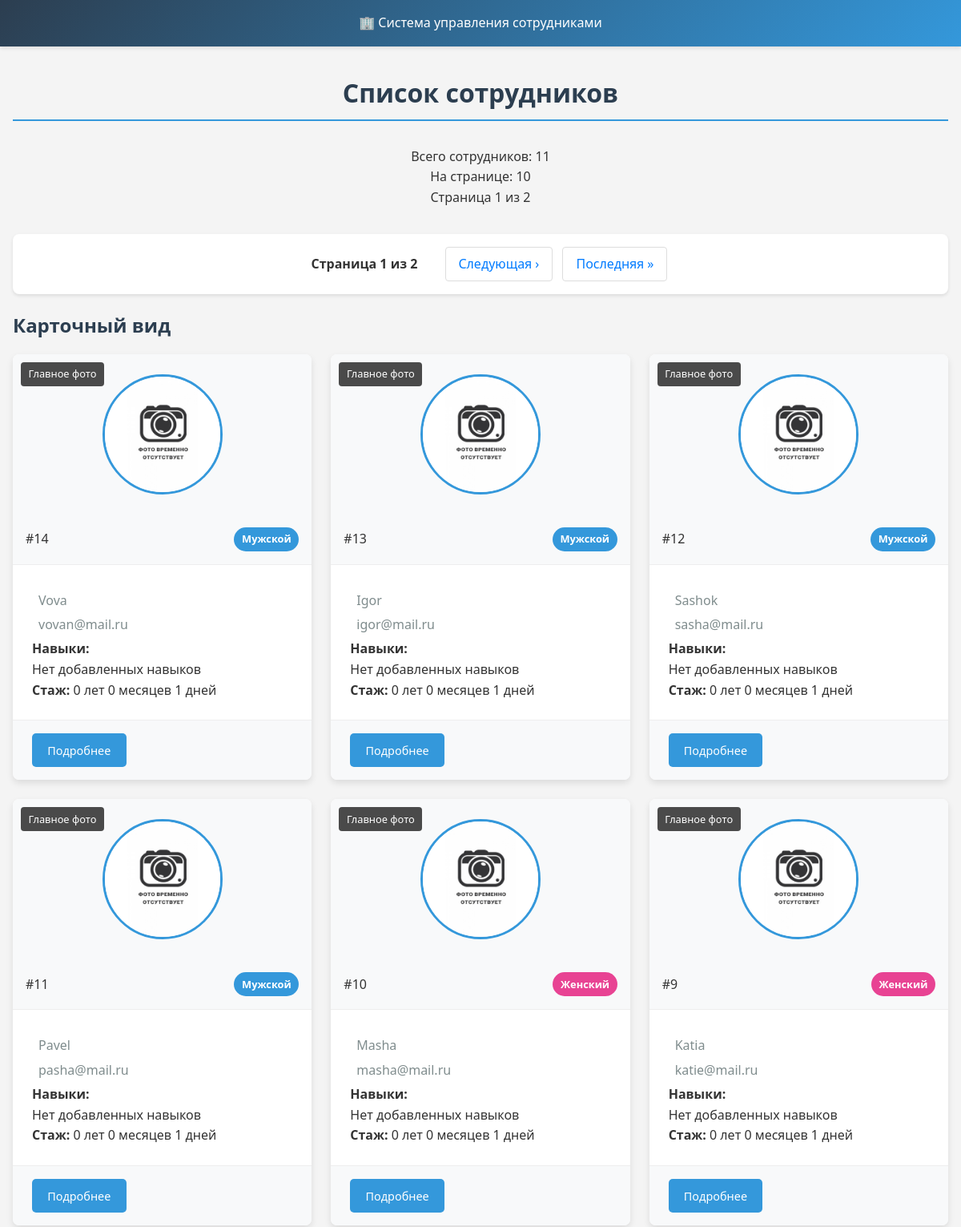
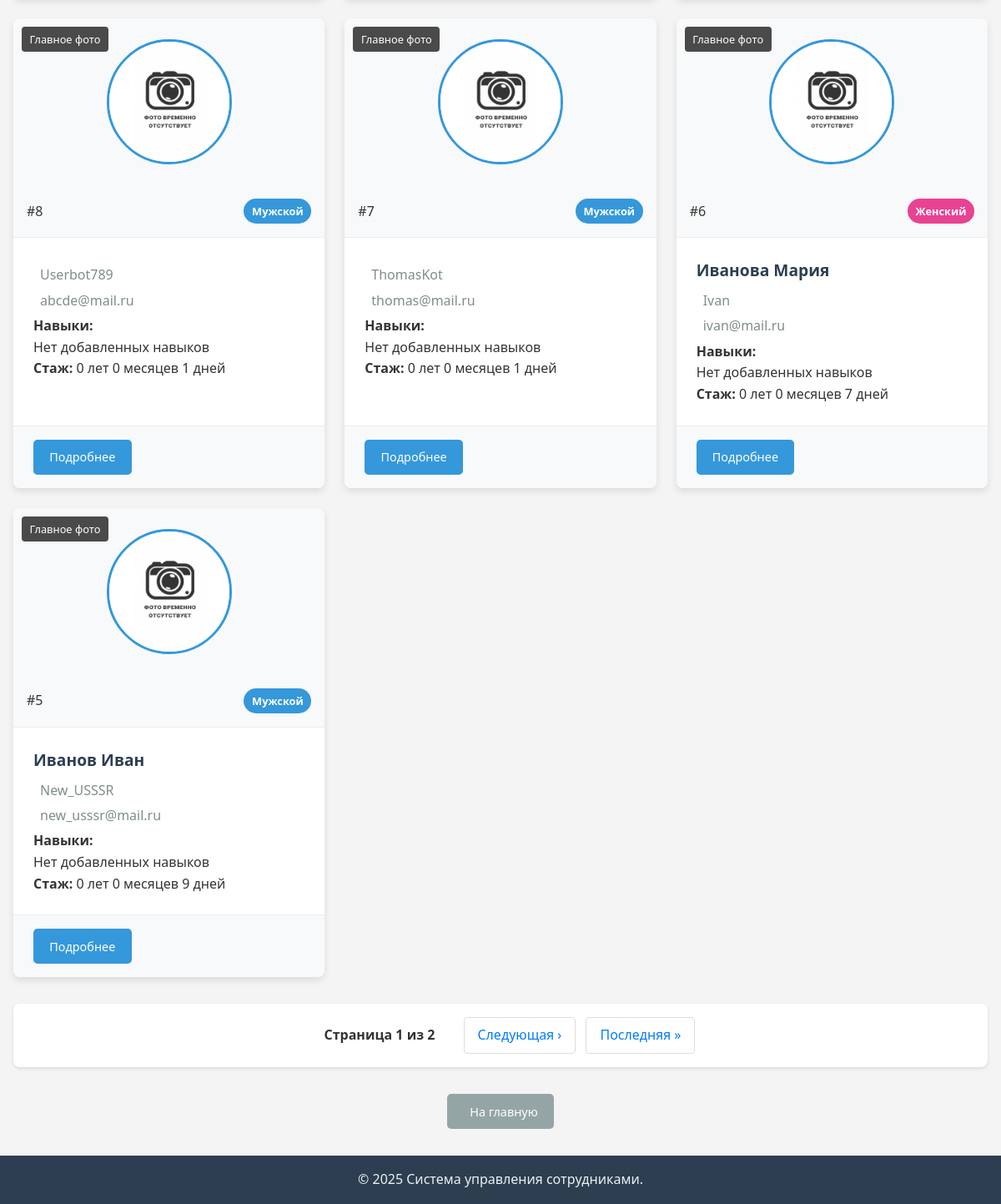
/employees/, run on the app's committed database (2 pictures, top to bottom).
### employees/models.py (models this page shows, shortened)
class Employee(AbstractUser):
    GENDER_CHOICES = [
        ("M", "Мужской"),
        ("F", "Женский"),
    ]
    email = models.EmailField(
        unique=True,
        verbose_name="Email",
        blank=False,
    )
    username = models.CharField(
        max_length=150,
        unique=True,
        verbose_name="Логин",
    )
    middle_name = models.CharField(max_length=100, blank=True, verbose_name="Отчество")
    gender = models.CharField(max_length=1, choices=GENDER_CHOICES, verbose_name="Пол")
    description = models.TextField(blank=True, verbose_name="Описание")
    """
    groups = models.ManyToManyField(
        Group,
        verbose_name="Группы",
        blank=True,
        related_name="employee_groups",  # чтобы избежать конфликтов
        related_query_name="employees",
    )
    """
    class Meta:
        ordering = ('-date_joined',)
        verbose_name = "Сотрудник"
        verbose_name_plural = "Сотрудники"
    @property
    def experience_full(self):
        delta = relativedelta(now().date(), self.date_joined.date())
        if self.is_active:
            return f"{delta.years} лет {delta.months} месяцев {delta.days} дней"
        return "уволен"

### employees/views.py (the view)
# urls.py: path("", EmployeeListViews.as_view(), name="list"),
class EmployeeListViews(ListView):
    model = Employee
    template_name = "employees/employee_list.html"
    context_object_name = "employees"
    paginate_by = 10
    def get_queryset(self):
        return Employee.objects.all().prefetch_related('images', 'skills')
    def get_context_data(self, **kwargs):
        context = super().get_context_data(**kwargs)
        total_count = Employee.objects.count()
        page_employees = context['page_obj'].object_list
        employees_data = []
        for employee in page_employees:
            main_photo = employee.images.filter(is_main=True).first()
            employees_data.append({
                'emp': employee,  # объект сотрудника
                'main_photo': main_photo  # основное фото или None
            })
        context.update({
            'employees_data': employees_data,
            'total_count': total_count,  # Добавляем общее количество
            'current_page_count': len(page_employees)  # Количество на текущей странице
        })
        return context

### templates/employees/employee_list.html (shortened to what this page needs)
{% extends 'base.html' %}
{% load static %}
{% block extra_css %}
    <link rel="stylesheet" href="{% static 'css/employee/employee_list.css' %}">
{% endblock %}
{% block content %}
<div class="employee-list-container">
    <div class="page-header">
        <h1>Список сотрудников</h1>
        <p>Всего сотрудников: {{ total_count }}</p>
        <p>На странице: {{ current_page_count }}</p>
        <p>Страница {{ page_obj.number }} из {{ paginator.num_pages }}</p>
    </div>
    {% if is_paginated %}
    <div class="pagination-top">
        {% include 'employees/pagination.html' %}
    </div>
    {% endif %}
    <div class="cards-section">
        <h2>Карточный вид</h2>
        <div class="employees-grid">
            {% for data in employees_data %}
                {% include 'employees/card_employee.html' %}
            {% empty %}
            <div class="no-employees-card">
                <i class="fas fa-users-slash"></i>
                <p>Список сотрудников пуст</p>
            </div>
            {% endfor %}
        </div>
    </div>
    {% if is_paginated %}
    <div class="pagination-bottom">
        {% include 'employees/pagination.html' %}
    </div>
    {% endif %}
    <div class="navigation-buttons">
        <a href="/" class="btn btn-secondary back-btn">
             На главную
        </a>
    </div>
</div>
{% endblock %}

### templates/employees/card_employee.html (shortened to what this page needs)
{% load static %}
<div class="employee-card">
    <div class="gallery-container">
        {% if data.main_photo %}
        <div class="gallery-item">
            <p class="image-order">Главное фото</p>
            <img src="{{ data.main_photo.image.url }}"
                 alt="Главное фото {{ data.emp.username }}"
                 class="avatar" />
        </div>
        {% else %}
        <div class="gallery-item">
            <p class="image-order">Главное фото</p>
            <img src="{% static 'img/noimage.jpg' %}"
                 alt="Фото отсутствует"
                 class="avatar" />
        </div>
        {% endif %}
    </div>
    <div class="card-header">
        <span class="employee-id">#{{ data.emp.id }}</span>
        <span class="gender-badge {% if data.emp.gender == 'M' %}male{% else %}female{% endif %}">
            {{ data.emp.get_gender_display }}
        </span>
    </div>
    <div class="card-body">
        <h3 class="employee-name">
            {{ data.emp.last_name }} {{ data.emp.first_name }}
        </h3>
        <p class="employee-username">
             {{ data.emp.username }}
        </p>
        {% if data.emp.email %}
        <p class="employee-email">
             {{ data.emp.email }}
        </p>
        {% endif %}
        <div class="employee-skills">
            <p class="skills-title"><strong>Навыки:</strong></p>
            {% if data.emp.skills.all %}
            <ul class="skills-list">
                {% for skill in data.emp.skills.all %}
                <li class="skill-item">
                    <span class="skill-name">{{ skill.get_skill_display }}</span>
                    <span class="skill-level">(уровень {{ skill.level }}/10)</span>
                </li>
                {% endfor %}
            </ul>
            {% else %}
                <p class="no-skills">Нет добавленных навыков</p>
            {% endif %}
        </div>
        <div class="employee-experience">
            <p><strong>Стаж:</strong> {{ data.emp.experience_full }} </p>
        </div>
    </div>
    <div class="card-footer">
        <a href="{% url 'employees:detail' data.emp.id %}" class="btn btn-primary btn-card-details">
             Подробнее
        </a>
    </div>
</div>

### static_dev/css/base.css (style rules this page uses)
* { margin: 0; padding: 0; box-sizing: border-box; }
body { font-family: 'Segoe UI', Tahoma, Geneva, Verdana, sans-serif; line-height: 1.6; color: #333; background-color: #f4f4f4; min-height: 100vh; display: flex; flex-direction: column; }
.btn { display: inline-block; padding: 0.6rem 1.2rem; border: none; border-radius: 5px; text-decoration: none; font-size: 0.9rem; cursor: pointer; transition: all 0.3s ease; text-align: center; }
.btn-primary { background-color: #3498db; color: white; }
.btn-secondary { background-color: #95a5a6; color: white; }
h1, h2, h3 { margin-bottom: 1rem; color: #2c3e50; }
h1 { border-bottom: 2px solid #3498db; padding-bottom: 0.5rem; margin-bottom: 2rem; }

### static_dev/css/employee/employee_list.css (style rules this page uses)
.page-header { text-align: center; margin-bottom: 2rem; }
.gender-badge { padding: 0.3rem 0.6rem; border-radius: 15px; font-size: 0.8rem; font-weight: bold; color: white; display: inline-block; }
.gender-badge.male { background-color: #3498db; }
.gender-badge.female { background-color: #e84393; }
.employees-grid { display: grid; grid-template-columns: repeat(auto-fill, minmax(300px, 1fr)); gap: 1.5rem; margin-bottom: 2rem; }
.employee-card { background: white; border-radius: 8px; overflow: hidden; box-shadow: 0 4px 8px rgba(0, 0, 0, 0.1); transition: transform 0.3s ease; display: flex; flex-direction: column; }
.gallery-container { height: 200px; overflow: hidden; position: relative; background-color: #f8f9fa; display: flex; align-items: center; justify-content: center; }
.gallery-item { width: 100%; height: 100%; display: flex; flex-direction: column; align-items: center; justify-content: center; }
.image-order { position: absolute; top: 10px; left: 10px; background: rgba(0, 0, 0, 0.7); color: white; padding: 0.3rem 0.6rem; border-radius: 4px; font-size: 0.8rem; z-index: 2; }
.employee-card .avatar { width: 150px; height: 150px; object-fit: cover; border-radius: 50%; border: 3px solid #3498db; transition: transform 0.3s ease; }
.card-header { display: flex; justify-content: space-between; align-items: center; padding: 1rem; background-color: #f8f9fa; border-bottom: 1px solid #eee; }
.card-body { padding: 1.5rem; flex-grow: 1; }
.employee-name { font-size: 1.2rem; margin-bottom: 0.5rem; color: #2c3e50; }
.employee-username, .employee-email { color: #7f8c8d; margin-bottom: 0.3rem; display: flex; align-items: center; gap: 0.5rem; }
.card-footer { padding: 1rem 1.5rem; background-color: #f8f9fa; border-top: 1px solid #eee; }
.btn-card-details { composes: btn btn-primary; font-size: 0.9rem; }
.navigation-buttons { text-align: center; margin-top: 2rem; }
.back-btn { composes: btn btn-secondary; display: inline-flex; align-items: center; gap: 0.5rem; }
.pagination-top { margin-bottom: 20px; }
.pagination-bottom { margin-top: 30px; }

### data on the page
Employee: emp.id "14", emp.gender "Мужской", emp.username "Vova", emp.email "vovan@mail.ru", shows "Нет добавленных навыков", emp.experience_full "0 лет 0 месяцев 1 дней"
Employee: emp.id "13", emp.gender "Мужской", emp.username "Igor", emp.email "igor@mail.ru", shows "Нет добавленных навыков", emp.experience_full "0 лет 0 месяцев 1 дней"
Employee: emp.id "12", emp.gender "Мужской", emp.username "Sashok", emp.email "sasha@mail.ru", shows "Нет добавленных навыков", emp.experience_full "0 лет 0 месяцев 1 дней"
Employee: emp.id "11", emp.gender "Мужской", emp.username "Pavel", emp.email "pasha@mail.ru", shows "Нет добавленных навыков", emp.experience_full "0 лет 0 месяцев 1 дней"
Employee: emp.id "10", emp.gender "Женский", emp.username "Masha", emp.email "masha@mail.ru", shows "Нет добавленных навыков", emp.experience_full "0 лет 0 месяцев 1 дней"
Employee: emp.id "9", emp.gender "Женский", emp.username "Katia", emp.email "katie@mail.ru", shows "Нет добавленных навыков", emp.experience_full "0 лет 0 месяцев 1 дней"
Employee: emp.id "8", emp.gender "Мужской", emp.username "Userbot789", emp.email "abcde@mail.ru", shows "Нет добавленных навыков", emp.experience_full "0 лет 0 месяцев 1 дней"
Employee: emp.id "7", emp.gender "Мужской", emp.username "ThomasKot", emp.email "thomas@mail.ru", shows "Нет добавленных навыков", emp.experience_full "0 лет 0 месяцев 1 дней"
Employee: emp.id "6", emp.gender "Женский", emp.last_name "Иванова", emp.first_name "Мария", emp.username "Ivan", emp.email "ivan@mail.ru", shows "Нет добавленных навыков", emp.experience_full "0 лет 0 месяцев 7 дней"
Employee: emp.id "5", emp.gender "Мужской", emp.last_name "Иванов", emp.first_name "Иван", emp.username "New_USSSR", emp.email "new_usssr@mail.ru", shows "Нет добавленных навыков", emp.experience_full "0 лет 0 месяцев 9 дней"

### other printed values
{{ total_count }} "11"
{{ current_page_count }} "10"
{{ page_obj.number }} "1"
{{ paginator.num_pages }} "2"
{{ page_obj.number }} "1 1"
{{ page_obj.paginator.num_pages }} "2 2"
